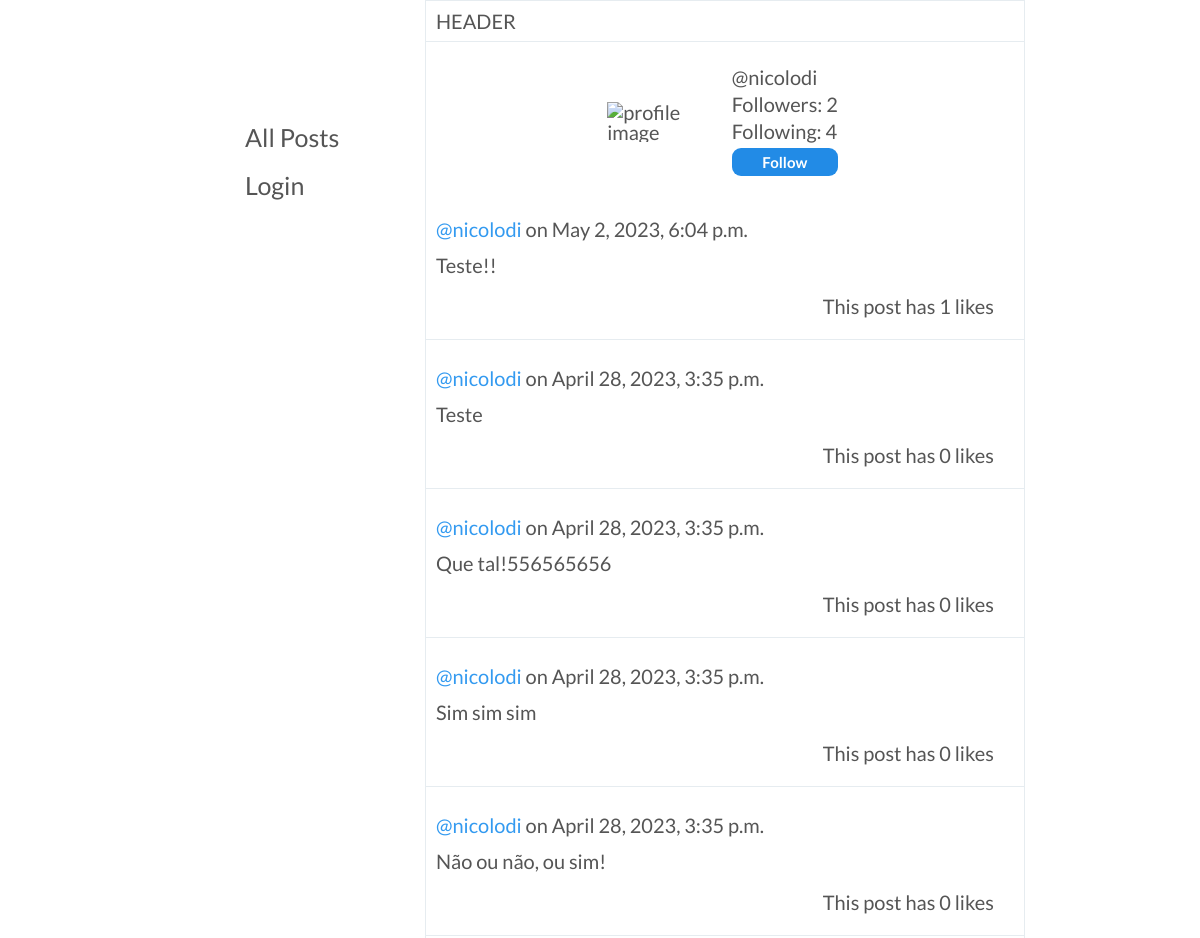
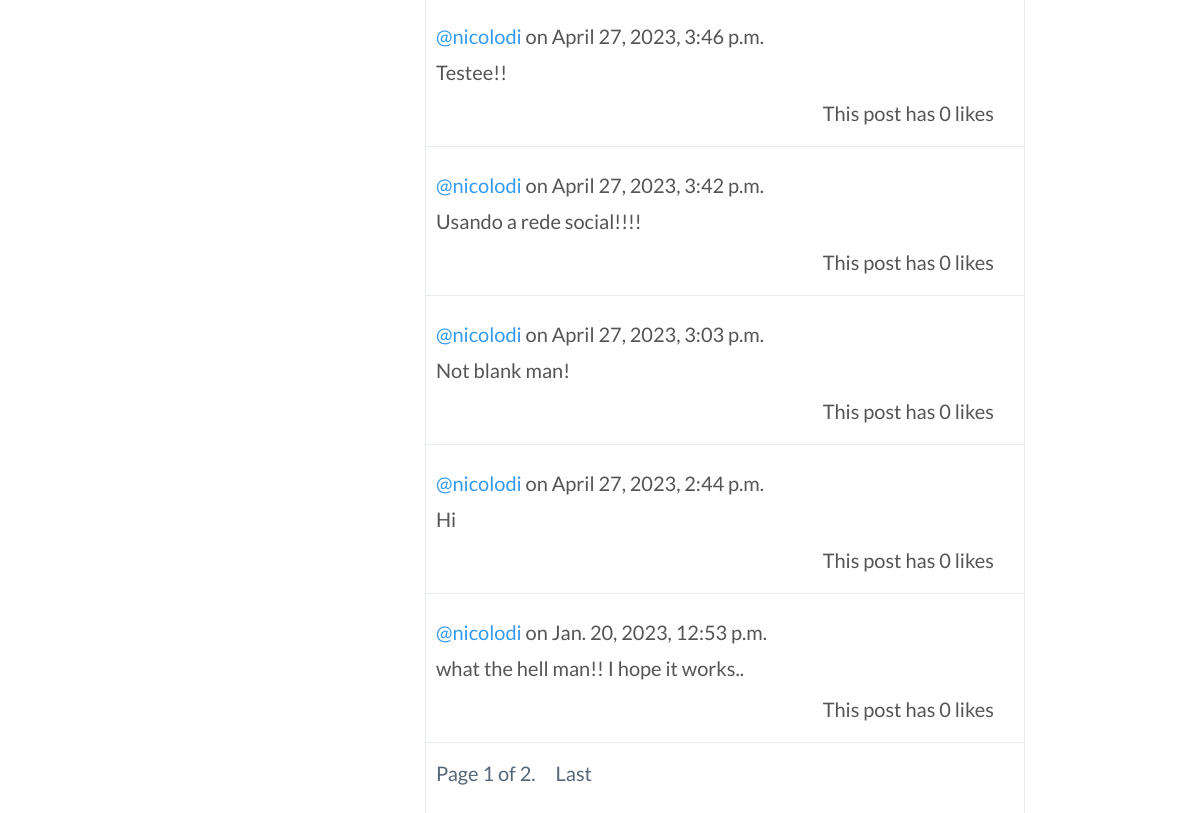
Page /profile/nicolodi on the earlier database version (2 pictures, top to bottom).
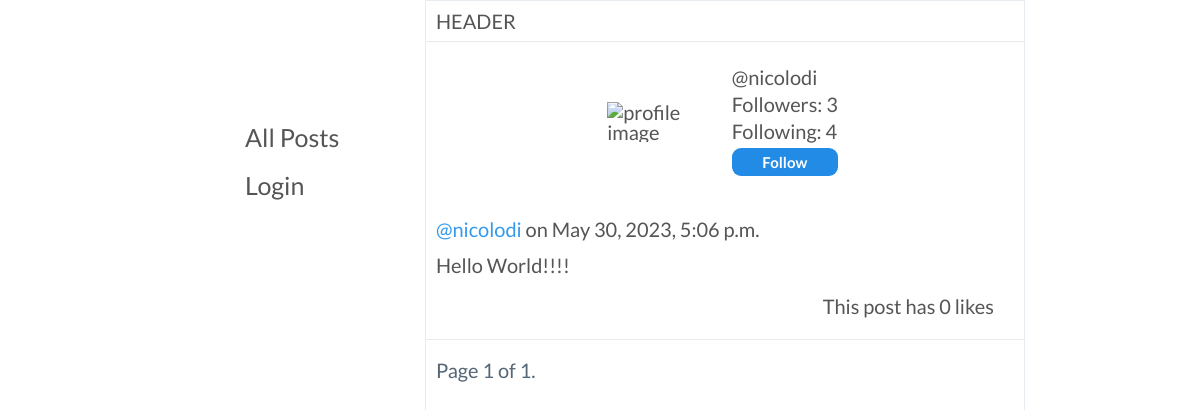
Same page on the later database version.
### network/models.py (models this page shows)
class User(AbstractUser):
    pass

class Post(models.Model):
    user = models.ForeignKey(User, on_delete=models.CASCADE, related_name="user_posts", verbose_name="Post User")
    text = models.CharField(max_length=280, verbose_name="Post Text")
    datetime = models.DateTimeField(auto_now_add=True)
    likes = models.ManyToManyField(User, blank=True, related_name="user_liked_posts", verbose_name="Post Likes")
    """
    def serialize(self):
        return {
            "author": self.user.username,
            "text": self.text,
            "datetime": self.datetime.strftime("%b %d %Y, %I:%M %p"),
            "likes": self.likes,
        }
 """

### network/views.py (the view)
# urls.py: path("profile/<str:username>", views.load_profile, name="load_profile"),
def load_profile(request, username):
    follows = False
    logged_username = request.user.username
    profile_user = User.objects.get(username=username)
    profile_username = profile_user.username
    profile_user_posts = profile_user.user_posts.all()
    profile_user_profile = profile_user.user_profile.first()
    profile_user_following = profile_user_profile.following.count()
    profiles_following_user_profile = profile_user.followers.all()
    count = 0
    names=""
    if logged_username == username:
        home = True
    else:
        home = False
    for p in profiles_following_user_profile:
        count +=1
        names += "+ "+ p.user.username
        if logged_username == p.user.username:
            follows = True
    followers = count
    p = Paginator(profile_user.user_posts.all().order_by("-datetime"),10)
    page = request.GET.get("page")
    posts = p.get_page(page)
    return render(request, "network/index.html", {
        "profile_username": profile_username,
        "posts": posts,
        "profile":True,
        "home": home,
        "followers":followers,
        "following":profile_user_following,
        "follows":follows,
        "names":names,
    })

### network/templates/network/index.html (shortened to what this page needs)
{% extends "network/layout.html" %}
{% load static %}
{% block body %}
    <main class="content">
        <div class="content_header">
            <h1>
                HEADER
            </h1>
        </div>
        {% if profile %}
        <div class="profile_info">
            <img class = "profile_img" src="https://encrypted-tbn0.gstatic.com/images?q=tbn:ANd9GcTu51XqkERN4KCU2HF526phPswwmMY9qjexFA&usqp=CAU" alt="profile image">
            <div class="profile_info_stats">
                <p>@{{profile_username}}</p>
                <p id="followers">Followers: {{followers}}</p>
                <p id="following">Following: {{following}}</p>
            {% if not home %}
                {% if follows %}
                <button id="tof" data-f="{{profile_username}}" class="post_btn follow">Unfollow</button>
                {% else %}
                <button id="tof" data-f="{{profile_username}}" class="post_btn follow">Follow</button>
                {% endif %}
            {% endif %}
        </div>
        </div>
        {% endif %}
        <div class="content-body">
            {% for p in posts %}
                <div class="post_div" id="{{post.id}}">
                    <div class="post_details" id={{p.user.username}}>
                        <p><a href="/profile/{{p.user.username}}" class="profile_link">@{{p.user.username}} </a> on {{p.datetime}}</p>
                    </div>
                    <div id="post_text_{{p.id}}" class="post_text">
                        <p id="text_{{p.id}}">{{p.text}}</p>
                    </div>
                    <div class="post_interactions">
                        <p id="likes_{{p.id}}">This post has {{p.likes.count}} likes</p>
                    </div>
                </div>
            {% endfor %}
            <div class="div_pagination">
                        <a class="page-link" href="#">Page {{ posts.number }} of {{ posts.paginator.num_pages }}.</a>
                        {% if posts.has_next %}
                            <a class="page-link" href="?page={{ posts.paginator.num_pages }}">Last</a>
                        {% endif %}
            </div>
        </div>
    </main>
{% endblock %}

### network/templates/network/layout.html (shortened to what this page needs)
{% load static %}
<!DOCTYPE html>
<html lang="en">
    <head>
        <link href="{% static 'network/styles.css' %}" rel="stylesheet">
    </head>
    <body>
        <div></div>
        <aside class="aside">
            <div class="navigation">
                <ul>
                    <li><ion-icon class ="icon" name="list"></ion-icon><a href="{% url 'index' %}" class="menu_option"><span>All Posts</span></a></li>
                    {% if user.is_authenticated %}
                        <li><ion-icon class ="icon" name="person"></ion-icon><a href="/profile/{{user.username}}" class="menu_option"><span>Profile</span></a></li>
                        <li><ion-icon class ="icon" name="people"></ion-icon><span><a href="{% url 'following_page' %}" class="menu_option">Following</a></span></li>
                        <li><ion-icon class ="icon" name="log-out"></ion-icon><span> <a href="{% url 'logout' %}" class="menu_option">Logout</a></span></li>
                    {% else %}
                        <li><ion-icon class ="icon" name="log-in"></ion-icon><span> <a href="{% url 'login' %}" class="menu_option">Login</a></span></li>
                    {% endif %}
                </ul>
            </div>
        </aside>
            {% block body %}
            {% endblock %}
        <div></div>
    </body>
</html>

### network/static/network/styles.css (style rules this page uses)
* { padding:0; margin:0; box-sizing:border-box; }
html { font-size: 62.5%; }
body { font-family: 'Lato', sans-serif; line-height: 1; font-weight: 400; color: #555; display:grid; grid-template-columns: 1fr 250px 600px 1fr; height: 100vh; }
.navigation { display:flex; flex-direction: column; gap:3.5rem; }
aside .icon { height:2.8rem; width:2.8rem; }
aside ul { list-style:none; display:flex; flex-direction: column; gap: 2rem; margin-left: 3rem; }
aside li { font-size: 2.5rem; display:flex; gap:1.2rem; }
.menu_option:link, .menu_option:visited { text-decoration: none; color:#555; }
.content { border: 0.1rem solid #e6ecf0; min-width:fit-content; }
main h1 { padding:1rem; line-height: 1; font-weight: 400; }
.content_header { border-bottom: 0.1rem solid #e6ecf0; }
.profile_img { width:20%; padding: 2rem; }
.post_btn, .post_btn:link, .post_btn:visited { padding:1rem 4rem; font-weight: 600; font-size: 1.5rem; cursor:pointer; border-radius: 9px; text-decoration: none; display:inline-block; transition: all 0.3s; border:none; font-family: inherit; background-color: #228be6; color: #fff; }
.post_div { font-size: 2rem; line-height: 1.8; line-height: 1.8; border-bottom: 0.1rem solid #e6ecf0; padding: 1rem; }
.content-body { display: flex; flex-direction: column; gap:1rem; }
.post_interactions { display:flex; justify-content:end; }
.post_interactions p { padding: 0.5rem 2rem; }
.profile_link:link, .profile_link:visited { color:#339af0; text-decoration: none; }
.div_pagination { font-size: 2rem; padding: 1rem; display: flex; gap:1rem; margin-bottom: 2rem; color: #555; font-weight: 500; }
.page-link:link, .page-link:visited { text-decoration: none; color:#567; }
.profile_info { font-size: 2rem; display:flex; align-items: center; justify-content: center; }
.profile_info_stats { padding: 2.5rem; display: flex; flex-direction: column; gap:0.7rem; }
.follow { padding: 0.5rem; width: auto; }

Differences in the rows shown:
removed Post: user.username "nicolodi", datetime "May 2, 2023, 6:04 p.m.", text "Teste!!", likes.count "1"
removed Post: user.username "nicolodi", datetime "April 28, 2023, 3:35 p.m.", text "Teste", likes.count "0"
removed Post: user.username "nicolodi", datetime "April 28, 2023, 3:35 p.m.", text "Que tal!556565656", likes.count "0"
removed Post: user.username "nicolodi", datetime "April 28, 2023, 3:35 p.m.", text "Sim sim sim", likes.count "0"
removed Post: user.username "nicolodi", datetime "April 28, 2023, 3:35 p.m.", text "Não ou não, ou sim!", likes.count "0"
removed Post: user.username "nicolodi", datetime "April 27, 2023, 3:46 p.m.", text "Testee!!", likes.count "0"
removed Post: user.username "nicolodi", datetime "April 27, 2023, 3:42 p.m.", text "Usando a rede social!!!!", likes.count "0"
removed Post: user.username "nicolodi", datetime "April 27, 2023, 3:03 p.m.", text "Not blank man!", likes.count "0"
removed Post: user.username "nicolodi", datetime "April 27, 2023, 2:44 p.m.", text "Hi", likes.count "0"
removed Post: user.username "nicolodi", datetime "Jan. 20, 2023, 12:53 p.m.", text "what the hell man!! I hope it works..", likes.count "0"
added Post: user.username "nicolodi", datetime "May 30, 2023, 5:06 p.m.", text "Hello World!!!!", likes.count "0"
Other differences:
{{ followers }}: "2" → "3"
{{ posts.paginator.num_pages }}: "2" → "1"
text no longer shown: "Last"
